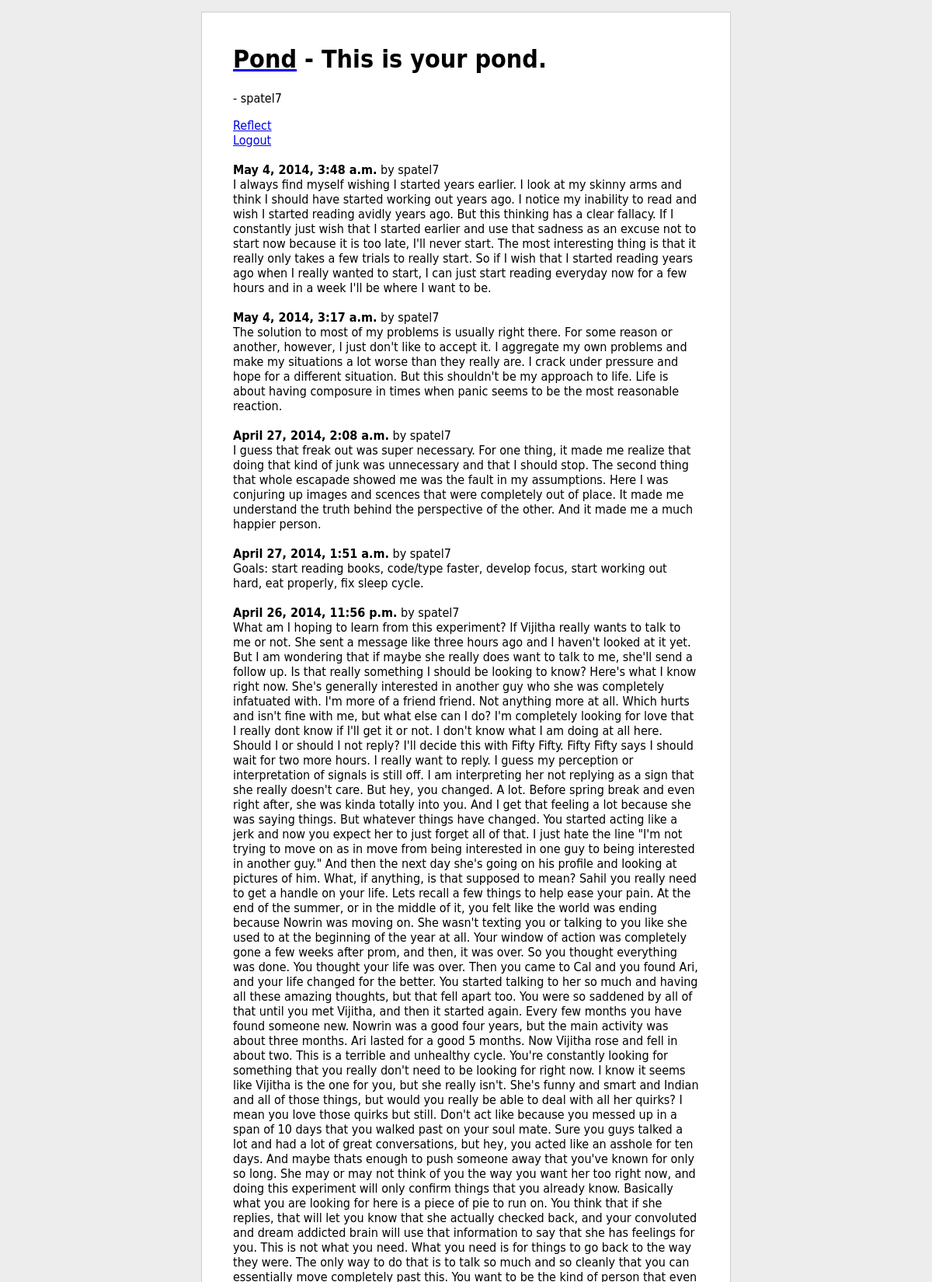
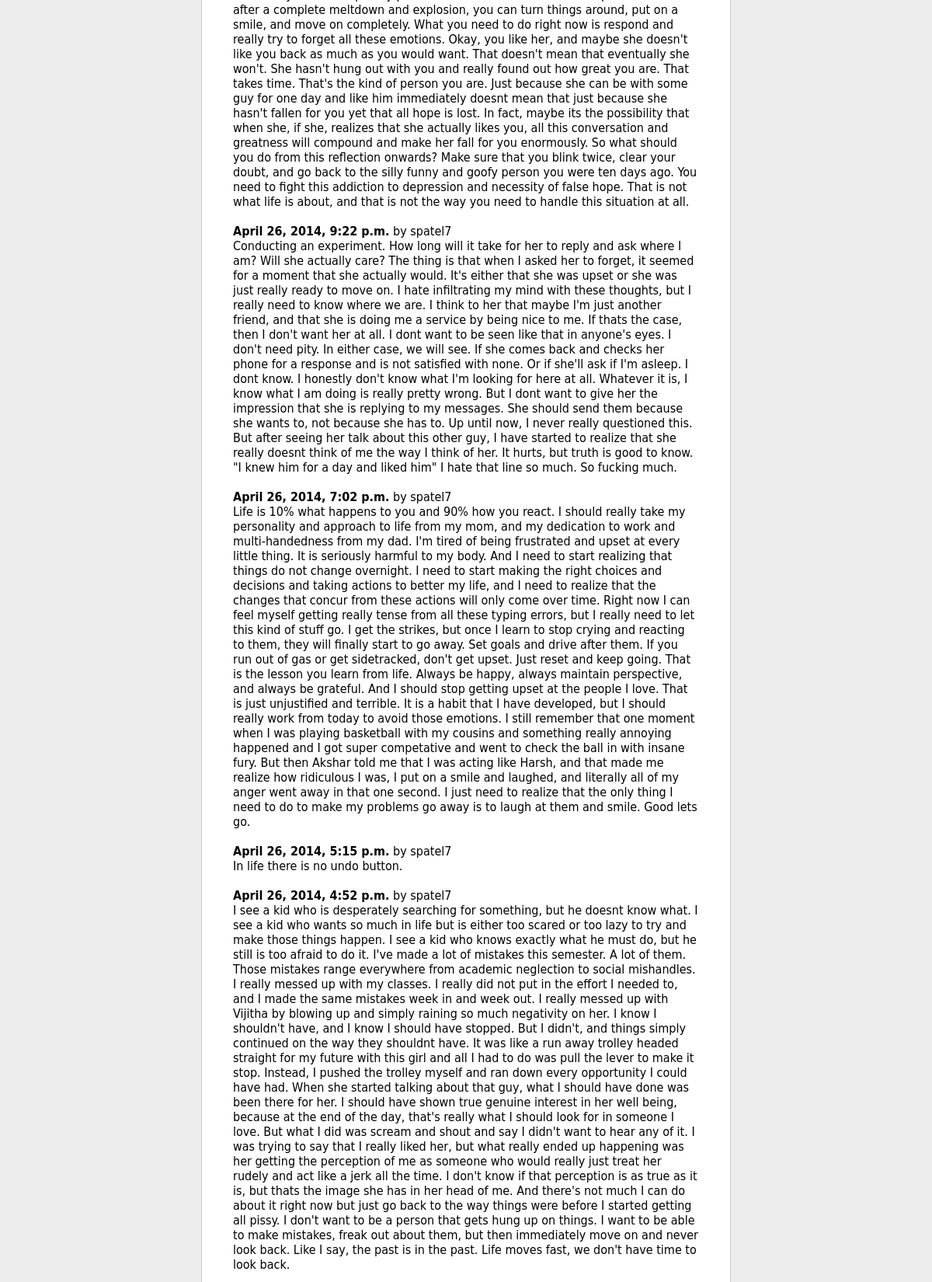
Page /pond/home/ (signed in, upper part) on the committed database (2 pictures, top to bottom).
### pond/models.py (models this page shows, shortened)
class Reflection(models.Model):
	user = models.ForeignKey(User)
	content = models.TextField()
	date = models.DateTimeField()

### pond/views.py (the view)
@login_required
def home(request):
	context = RequestContext(request)
	u = User.objects.get(username=request.user)
	reflections = Reflection.objects.filter(user=u).order_by('-date')
	context_dict = {'user': u, 'reflections': reflections}
	return render_to_response("pond/home.html", context_dict, context)

### templates/pond/home.html (shortened to what this page needs)
{% load staticfiles %}
<!DOCTYPE html PUBLIC "-//W3C//DTD XHTML 1.0 Strict//EN" "http://www.w3.org/TR/xhtml1/DTD/xhtml1-strict.dtd">
<html xmlns="http://www.w3.org/1999/xhtml">
	<head>
		<link href="{% static "css/main.css" %}" rel='stylesheet' type='text/css'>
		</head>
	<body>
		<h1><a href='/pond/home/'><font color='black'>Pond</font></a> - This is your pond.</h1>
		<p><strong>{{ user.first_name }} {{ user.last_name }}</strong> - {{ user.username }}<br>
		{{ user.profile.bio }} </p>
		<a href='/pond/add_reflection/'>Reflect</a><br />
		<a href='/pond/logout/'>Logout</a><br /><br />
		{% if reflections %}
			{% for r in reflections %}
				<div class='reflection'>
					<b>{{ r.date }}</b> by {{ r.user.username }}<br>
					{{ r.content }}
				</div><br>
			{% endfor %}
		{% else %}
			<font>You haven't made any reflections yet.</font>
		{% endif %}
	</body>
</html>

### static/css/main.css (style rules this page uses)
html { background-color: #ededed; }
body { font-family: Frutiger, "Frutiger Linotype", Univers, Calibri, "Gill Sans", "Gill Sans MT", "Myriad Pro", Myriad, "DejaVu Sans Condensed", "Liberation Sans", "Nimbus Sans L", Tahoma, Geneva, "Helvetica Neue", Helvetica, Arial, sans-serif; width: 600px; padding: 20px 40px 40px; margin: 0 auto; margin-top: 15px; border: 1px solid #ccc; background-color: #fff; }
h1 { color: #000; }

### rows in the picture
Reflection: date "May 4, 2014, 3:48 a.m.", user.username "spatel7", content "I always find myself wishing I started years earlier. I look at my skinny arms and think I should have started working out years ago. I notice my inability to read and wish I started reading avidly years ago. But this thinking has a clear fallacy. If I constantly just wish that I started earlier and use that sadness as an excuse not to start now because it is too late, I'll never start. The most interesting thing is that it really only takes a few trials to really start. So if I wish that I started reading years ago when I really wanted to start, I can just start reading everyday now for a few hours and in a week I'll be where I want to be."
Reflection: date "May 4, 2014, 3:17 a.m.", user.username "spatel7", content "The solution to most of my problems is usually right there. For some reason or another, however, I just don't like to accept it. I aggregate my own problems and make my situations a lot worse than they really are. I crack under pressure and hope for a different situation. But this shouldn't be my approach to life. Life is about having composure in times when panic seems to be the most reasonable reaction."
Reflection: date "April 27, 2014, 2:08 a.m.", user.username "spatel7", content "I guess that freak out was super necessary. For one thing, it made me realize that doing that kind of junk was unnecessary and that I should stop. The second thing that whole escapade showed me was the fault in my assumptions. Here I was conjuring up images and scences that were completely out of place. It made me understand the truth behind the perspective of the other. And it made me a much happier person."
Reflection: date "April 27, 2014, 1:51 a.m.", user.username "spatel7", content "Goals: start reading books, code/type faster, develop focus, start working out hard, eat properly, fix sleep cycle."
Reflection: date "April 26, 2014, 11:56 p.m.", user.username "spatel7", content "What am I hoping to learn from this experiment? If Vijitha really wants to talk to me or not. She sent a message like three hours ago and I haven't looked at it yet. But I am wondering that if maybe she really does want to talk to me, she'll send a follow up. Is that really something I should be looking to know? Here's what I know right now. She's generally interested in another guy who she was completely infatuated with. I'm more of a friend friend. Not anything more at all. Which hurts and isn't fine with me, but what else can I do? I'm completely looking for love that I really dont know if I'll get it or not. I don't know what I am doing at all here. Should I or should I not reply? I'll…"
Reflection: date "April 26, 2014, 9:22 p.m.", user.username "spatel7", content "Conducting an experiment. How long will it take for her to reply and ask where I am? Will she actually care? The thing is that when I asked her to forget, it seemed for a moment that she actually would. It's either that she was upset or she was just really ready to move on. I hate infiltrating my mind with these thoughts, but I really need to know where we are. I think to her that maybe I'm just another friend, and that she is doing me a service by being nice to me. If thats the case, then I don't want her at all. I dont want to be seen like that in anyone's eyes. I don't need pity. In either case, we will see. If she comes back and checks her phone for a response and is not satisfied with…"
Reflection: date "April 26, 2014, 7:02 p.m.", user.username "spatel7", content "Life is 10% what happens to you and 90% how you react. I should really take my personality and approach to life from my mom, and my dedication to work and multi-handedness from my dad. I'm tired of being frustrated and upset at every little thing. It is seriously harmful to my body. And I need to start realizing that things do not change overnight. I need to start making the right choices and decisions and taking actions to better my life, and I need to realize that the changes that concur from these actions will only come over time. Right now I can feel myself getting really tense from all these typing errors, but I really need to let this kind of stuff go. I get the strikes, but once I…"
Reflection: date "April 26, 2014, 5:15 p.m.", user.username "spatel7", content "In life there is no undo button."
Reflection: date "April 26, 2014, 4:52 p.m.", user.username "spatel7", content "I see a kid who is desperately searching for something, but he doesnt know what. I see a kid who wants so much in life but is either too scared or too lazy to try and make those things happen. I see a kid who knows exactly what he must do, but he still is too afraid to do it. I've made a lot of mistakes this semester. A lot of them. Those mistakes range everywhere from academic neglection to social mishandles. I really messed up with my classes. I really did not put in the effort I needed to, and I made the same mistakes week in and week out. I really messed up with Vijitha by blowing up and simply raining so much negativity on her. I know I shouldn't have, and I know I should have stopped.…"

### other values in the picture
{{ user.username }} "spatel7"
